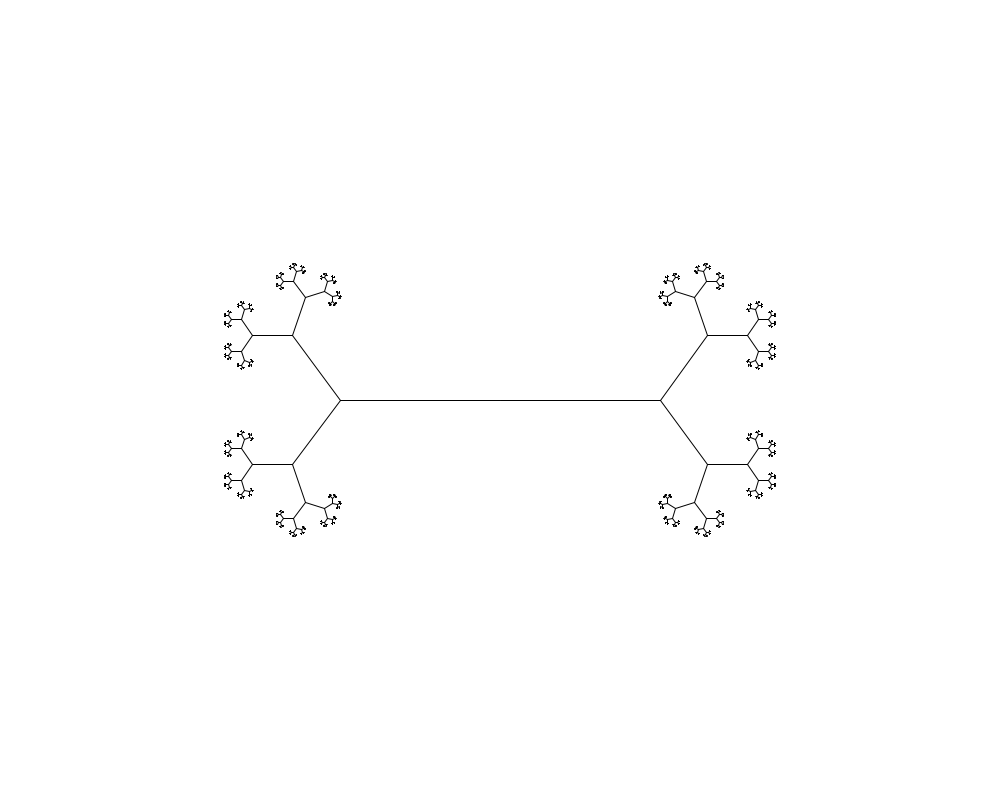
Frame 1 (no input)
Frame 60 (the mouse pressed at the canvas centre just before this capture): identical to frame 1, image omitted
Frame 120 (the mouse held since frame 60 and released just before this capture): identical to frame 1, image omitted

The Processing sketch that drew this single still picture (run headless with seeded random() and noise(); from frame 60 on, the mouse is pressed at the canvas centre):

// Processing sketch: Fractal_Tree
// ── Fractal_Tree.pde

float a=0.5;
float b=0.3;
void setup() {
  size(1000, 800);
}
void draw() {
  background(255); 
  branch(new PVector(width/2, height/2), 160, 0, 9);
}
void branch(PVector p, float r, float theta, int age) {
  if (0>age)  return;
  PVector v= new PVector(r*cos(theta), r*sin(theta));   
  v.add(p);
  line(p.x, p.y, v.x, v.y);
  line(width-p.x, p.y,width-v.x, v.y);
  branch(v, a*r, theta + b*PI, age-1 );
  branch(v, a*r, theta - b*PI, age-1);
}
void mouseMoved() {
  a = map(mouseX, 0, width, 0.4, 0.8);
  b = map(mouseY, 0, height, 0, 1);
}
